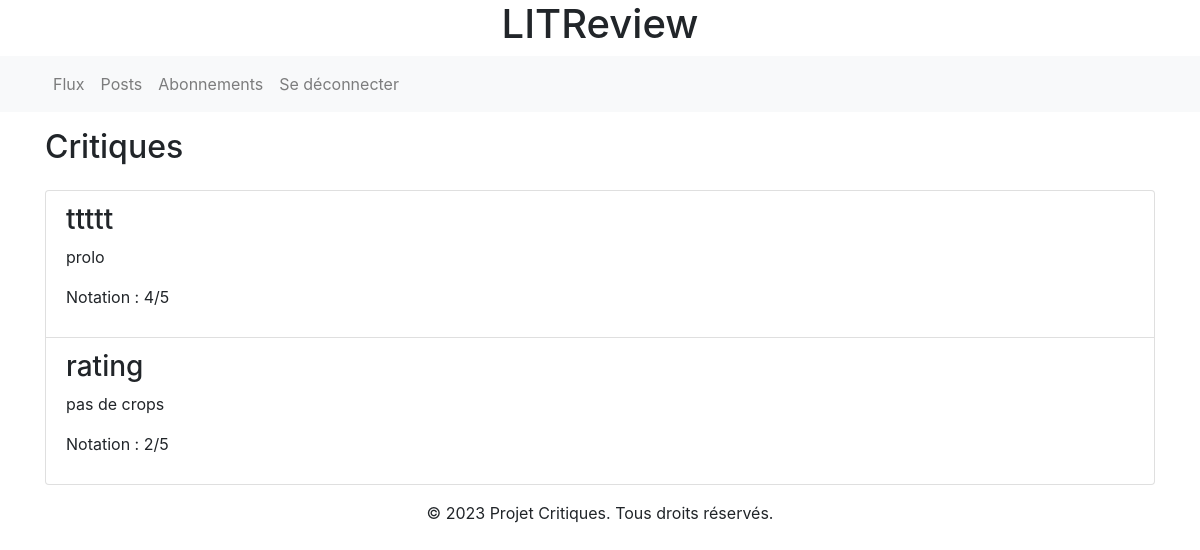
/critiques/reviews/ (signed in), run on an earlier commit of the app's database.
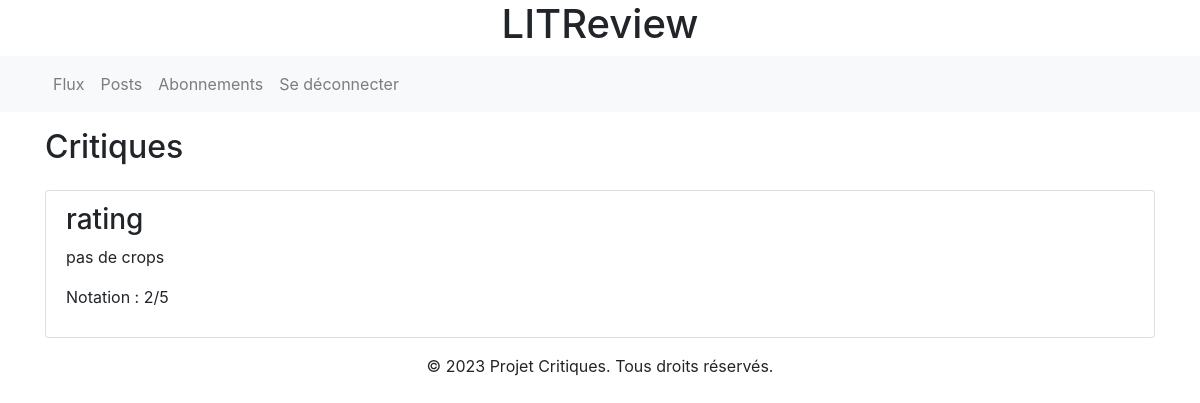
And on a later commit of the database.
### critiques/models.py (models this page shows)
class Review(models.Model):
    rating = models.PositiveSmallIntegerField(
        validators=[MinValueValidator(0), MaxValueValidator(5)]
    )
    user = models.ForeignKey(
        settings.AUTH_USER_MODEL, on_delete=models.CASCADE
    )
    headline = models.CharField(max_length=128)
    ticket = models.ForeignKey(Ticket, on_delete=models.CASCADE)
    body = models.TextField(max_length=8192, blank=True)
    created_at = models.DateTimeField(auto_now_add=True)
    images = models.ImageField(null=True, blank=True)

### critiques/views.py (the view)
# urls.py: path('reviews/', views.list_reviews, name='list_reviews'),
@login_required
def list_reviews(request):
    reviews = Review.objects.all()
    return render(request, 'review_list.html', {'reviews': reviews})

### templates/review_list.html
{% extends "base.html" %}
{% block content %}
<h2 class="mb-4">Critiques</h2>
<ul class="list-group">
    {% for review in reviews %}
    <li class="list-group-item">
        <h3>{{ review.headline }}</h3>
        <p>{{ review.body }}</p>
        <p>Notation : {{ review.rating }}/5</p>
    </li>
    {% endfor %}
</ul>
{% endblock %}

What changed in the data, as far as the page shows it:
removed Review: headline "ttttt", body "prolo", rating "4"
